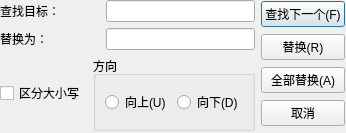
<?xml version="1.0" encoding="UTF-8"?>
<ui version="4.0">
 <class>ReplaceDialog</class>
 <widget class="QDialog" name="ReplaceDialog">
  <property name="geometry">
   <rect>
    <x>0</x>
    <y>0</y>
    <width>346</width>
    <height>133</height>
   </rect>
  </property>
  <property name="sizePolicy">
   <sizepolicy hsizetype="Preferred" vsizetype="Preferred">
    <horstretch>0</horstretch>
    <verstretch>0</verstretch>
   </sizepolicy>
  </property>
  <property name="minimumSize">
   <size>
    <width>346</width>
    <height>133</height>
   </size>
  </property>
  <property name="maximumSize">
   <size>
    <width>346</width>
    <height>133</height>
   </size>
  </property>
  <property name="windowTitle">
   <string>Dialog</string>
  </property>
  <widget class="QWidget" name="layoutWidget">
   <property name="geometry">
    <rect>
     <x>0</x>
     <y>0</y>
     <width>345</width>
     <height>131</height>
    </rect>
   </property>
   <layout class="QHBoxLayout" name="horizontalLayout_5">
    <item>
     <layout class="QVBoxLayout" name="verticalLayout_2">
      <item>
       <layout class="QHBoxLayout" name="horizontalLayout">
        <item>
         <widget class="QLabel" name="label">
          <property name="minimumSize">
           <size>
            <width>100</width>
            <height>0</height>
           </size>
          </property>
          <property name="maximumSize">
           <size>
            <width>100</width>
            <height>16777215</height>
           </size>
          </property>
          <property name="text">
           <string>查找目标：</string>
          </property>
         </widget>
        </item>
        <item>
         <widget class="QLineEdit" name="searchText">
          <property name="maximumSize">
           <size>
            <width>200</width>
            <height>16777215</height>
           </size>
          </property>
         </widget>
        </item>
       </layout>
      </item>
      <item>
       <layout class="QHBoxLayout" name="horizontalLayout_2">
        <item>
         <widget class="QLabel" name="label_2">
          <property name="minimumSize">
           <size>
            <width>100</width>
            <height>0</height>
           </size>
          </property>
          <property name="maximumSize">
           <size>
            <width>100</width>
            <height>16777215</height>
           </size>
          </property>
          <property name="text">
           <string>替换为： </string>
          </property>
         </widget>
        </item>
        <item>
         <widget class="QLineEdit" name="targetText">
          <property name="maximumSize">
           <size>
            <width>200</width>
            <height>16777215</height>
           </size>
          </property>
         </widget>
        </item>
       </layout>
      </item>
      <item>
       <layout class="QHBoxLayout" name="horizontalLayout_4">
        <item>
         <widget class="QCheckBox" name="checkBox">
          <property name="text">
           <string>区分大小写</string>
          </property>
         </widget>
        </item>
        <item>
         <widget class="QGroupBox" name="groupBox">
          <property name="title">
           <string>方向</string>
          </property>
          <layout class="QHBoxLayout" name="horizontalLayout_3">
           <item>
            <widget class="QRadioButton" name="rbUp">
             <property name="text">
              <string>向上(U)</string>
             </property>
            </widget>
           </item>
           <item>
            <widget class="QRadioButton" name="rbDown">
             <property name="text">
              <string>向下(D)</string>
             </property>
            </widget>
           </item>
          </layout>
         </widget>
        </item>
       </layout>
      </item>
     </layout>
    </item>
    <item>
     <layout class="QVBoxLayout" name="verticalLayout">
      <item>
       <widget class="QPushButton" name="pushButton">
        <property name="text">
         <string>查找下一个(F)</string>
        </property>
       </widget>
      </item>
      <item>
       <widget class="QPushButton" name="pushButton_2">
        <property name="text">
         <string>替换(R)</string>
        </property>
       </widget>
      </item>
      <item>
       <widget class="QPushButton" name="pushButton_3">
        <property name="text">
         <string>全部替换(A)</string>
        </property>
       </widget>
      </item>
      <item>
       <widget class="QPushButton" name="pushButton_4">
        <property name="text">
         <string>取消</string>
        </property>
       </widget>
      </item>
     </layout>
    </item>
   </layout>
  </widget>
 </widget>
 <resources/>
 <connections/>
</ui>
